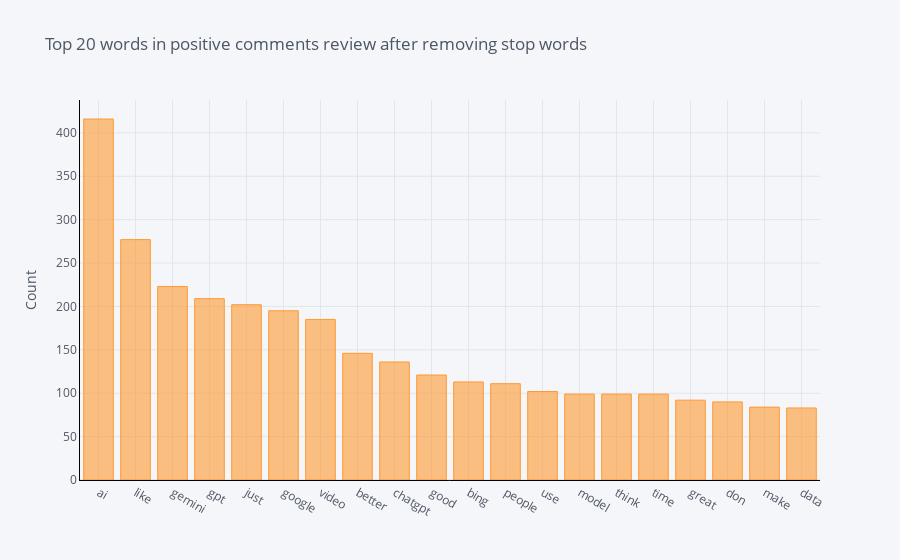

The notebook cell saved with this chart:
### Code cell
# Unigram

def get_top_n_words(corpus, n=None):
    vec = CountVectorizer(stop_words = list(stop_words)).fit(corpus)
    bag_of_words = vec.transform(corpus)
    sum_words = bag_of_words.sum(axis=0) 
    words_freq = [(word, sum_words[0, idx]) for word, idx in vec.vocabulary_.items()]
    words_freq =sorted(words_freq, key = lambda x: x[1], reverse=True)
    return words_freq[:n]
common_words = get_top_n_words(pos_df['text'], 20)
# for word, freq in common_words:
#     print(word, freq)
df2 = pd.DataFrame(common_words, columns = ['CommentsText' , 'count'])
df2.groupby('CommentsText').sum()['count'].sort_values(ascending=False).iplot(
    kind='bar', yTitle='Count', linecolor='black', title='Top 20 words in positive comments review after removing stop words')

### Figure 1 — Plotly figure (JSON) as saved in the notebook; plotly's stock layout.template omitted (floating-point values rounded to 4 significant figures)
{"data": [{"marker": {"color": "rgba(255, 153, 51, 0.6)", "line": {"color": "rgba(255, 153, 51, 1.0)", "width": 1}}, "name": "count", "orientation": "v", "text": "", "type": "bar", "x": ["ai", "like", "gemini", "gpt", "just", "google", "video", "better", "chatgpt", "good", "bing", "people", "use", "model", "think", "time", "great", "don", "make", "data"], "y": [416, 277, 223, 209, 202, 195, 185, 146, 136, 121, 113, 111, 102, 99, 99, 99, 92, 90, 84, 83]}], "layout": {"legend": {"bgcolor": "#F5F6F9", "font": {"color": "#4D5663"}}, "paper_bgcolor": "#F5F6F9", "plot_bgcolor": "#F5F6F9", "title": {"font": {"color": "#4D5663"}, "text": "Top 20 words in positive comments review after removing stop words"}, "xaxis": {"gridcolor": "#E1E5ED", "linecolor": "black", "showgrid": true, "tickfont": {"color": "#4D5663"}, "title": {"font": {"color": "#4D5663"}, "text": ""}, "zerolinecolor": "#E1E5ED"}, "yaxis": {"gridcolor": "#E1E5ED", "linecolor": "black", "showgrid": true, "tickfont": {"color": "#4D5663"}, "title": {"font": {"color": "#4D5663"}, "text": "Count"}, "zerolinecolor": "#E1E5ED"}}}
